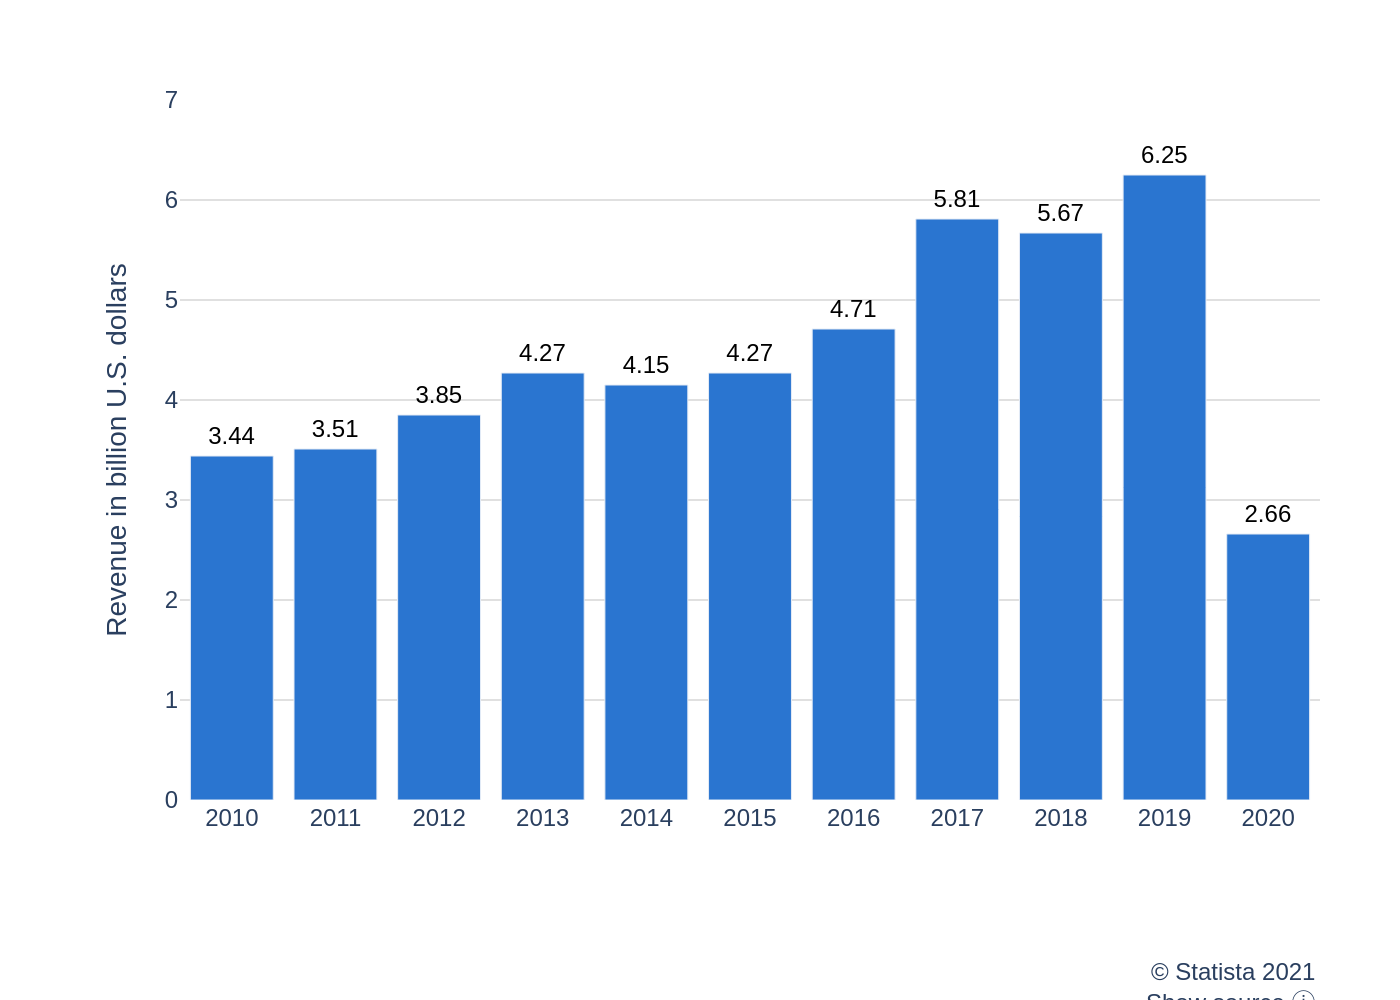

Python code for this plot:
import sys
import json
import os
import plotly.graph_objects as go

# --- 1. Load Data from JSON ---
# Ensure a JSON file path is provided as a command-line argument
if len(sys.argv) != 2:
    print(f"Usage: python {os.path.basename(sys.argv[0])} <json_file_path>")
    sys.exit(1)

json_path = sys.argv[1]

# Read the chart specification from the JSON file
try:
    with open(json_path, 'r', encoding='utf-8') as f:
        chart_spec = json.load(f)
except FileNotFoundError:
    print(f"Error: JSON file not found at '{json_path}'")
    sys.exit(1)
except json.JSONDecodeError:
    print(f"Error: Could not decode JSON from '{json_path}'")
    sys.exit(1)

# Extract data, texts, and colors from the loaded JSON
chart_data = chart_spec['chart_data']
texts = chart_spec['texts']
colors = chart_spec['colors']

# Prepare data series for Plotly, preserving order
x_values = [item['x'] for item in chart_data]
y_values = [item['y'] for item in chart_data]

# --- 2. Create and Configure Chart ---
# Initialize the figure
fig = go.Figure()

# Add the bar trace
fig.add_trace(go.Bar(
    x=x_values,
    y=y_values,
    marker_color=colors[0],
    text=[f'{y:.2f}' for y in y_values],
    textposition='outside',
    textfont=dict(family="Arial", size=12, color='#000000'),
    cliponaxis=False, # Ensure text labels are not clipped by the plot area
    hoverinfo='none'
))

# --- 3. Style the Layout ---
fig.update_layout(
    font=dict(family="Arial"),
    plot_bgcolor='white',
    showlegend=False,
    xaxis=dict(
        title_text=texts['x_axis_title'],
        showgrid=False,
        tickmode='array',
        tickvals=x_values,
        ticktext=[str(x) for x in x_values]
    ),
    yaxis=dict(
        title_text=texts['y_axis_title'],
        range=[0, 7],
        gridcolor='#E0E0E0',
        zeroline=False
    ),
    # Adjust margins to prevent text clipping
    margin=dict(l=90, r=40, t=50, b=100),
    # Add source annotation at the bottom right
    annotations=[
        dict(
            text=texts['source'],
            showarrow=False,
            xref="paper",
            yref="paper",
            x=1.0,
            y=-0.22,
            xanchor='right',
            yanchor='top',
            align='right',
            font=dict(size=12)
        )
    ]
)

# --- 4. Output the Image ---
# Derive the output filename from the input JSON filename
base_filename = os.path.splitext(os.path.basename(json_path))[0]
output_filename = f"{base_filename}.png"

# Save the figure to a high-resolution PNG file
fig.write_image(output_filename, scale=2)

print(f"Chart successfully generated and saved to {output_filename}")
